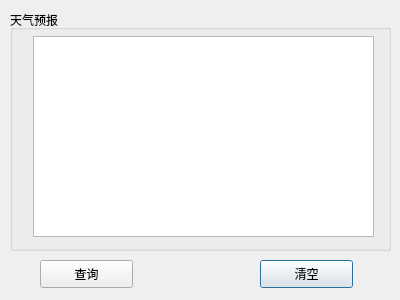
<?xml version="1.0" encoding="UTF-8"?>
<ui version="4.0">
 <class>Dialog</class>
 <widget class="QDialog" name="Dialog">
  <property name="geometry">
   <rect>
    <x>0</x>
    <y>0</y>
    <width>400</width>
    <height>300</height>
   </rect>
  </property>
  <property name="windowTitle">
   <string>Dialog</string>
  </property>
  <widget class="QPushButton" name="clearBtn">
   <property name="geometry">
    <rect>
     <x>260</x>
     <y>260</y>
     <width>93</width>
     <height>28</height>
    </rect>
   </property>
   <property name="text">
    <string>清空</string>
   </property>
  </widget>
  <widget class="QGroupBox" name="groupBox">
   <property name="geometry">
    <rect>
     <x>10</x>
     <y>10</y>
     <width>381</width>
     <height>241</height>
    </rect>
   </property>
   <property name="title">
    <string>天气预报</string>
   </property>
   <widget class="QTextEdit" name="textEdit">
    <property name="geometry">
     <rect>
      <x>23</x>
      <y>26</y>
      <width>341</width>
      <height>201</height>
     </rect>
    </property>
   </widget>
  </widget>
  <widget class="QPushButton" name="queryBtn">
   <property name="geometry">
    <rect>
     <x>40</x>
     <y>260</y>
     <width>93</width>
     <height>28</height>
    </rect>
   </property>
   <property name="text">
    <string>查询</string>
   </property>
  </widget>
 </widget>
 <resources/>
 <connections>
  <connection>
   <sender>queryBtn</sender>
   <signal>clicked()</signal>
   <receiver>Dialog</receiver>
   <slot>accept()</slot>
   <hints>
    <hint type="sourcelabel">
     <x>86</x>
     <y>273</y>
    </hint>
    <hint type="destinationlabel">
     <x>199</x>
     <y>149</y>
    </hint>
   </hints>
  </connection>
  <connection>
   <sender>clearBtn</sender>
   <signal>clicked()</signal>
   <receiver>Dialog</receiver>
   <slot>accept()</slot>
   <hints>
    <hint type="sourcelabel">
     <x>306</x>
     <y>273</y>
    </hint>
    <hint type="destinationlabel">
     <x>199</x>
     <y>149</y>
    </hint>
   </hints>
  </connection>
 </connections>
</ui>
